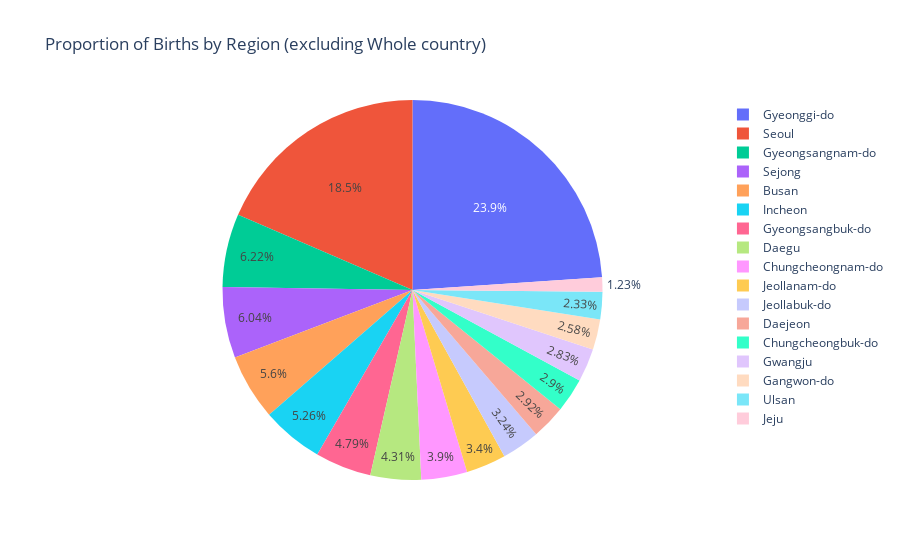

Notebook source saved alongside this figure:
### Code cell
fig = px.pie(
    df[df['Region'] != 'Whole country'],  
    names='Region',
    values='Birth',
    title='Proportion of Births by Region (excluding Whole country)'
)

fig.show()

### Figure 1 — Plotly figure (JSON) as saved in the notebook; plotly's stock layout.template omitted (floating-point values rounded to 4 significant figures; data arrays with more than 128 entries replaced by an {"elided": "..."} marker saying what was removed)
{"data": [{"domain": {"x": [0, 1], "y": [0, 1]}, "hovertemplate": "Region=%{label}<br>Birth=%{value}<extra></extra>", "labels": {"elided": "4590 str values"}, "legendgroup": "", "name": "", "showlegend": true, "type": "pie", "values": {"elided": "4590 float values"}}], "layout": {"autosize": true, "legend": {"tracegroupgap": 0}, "title": {"text": "Proportion of Births by Region (excluding Whole country)"}}}
